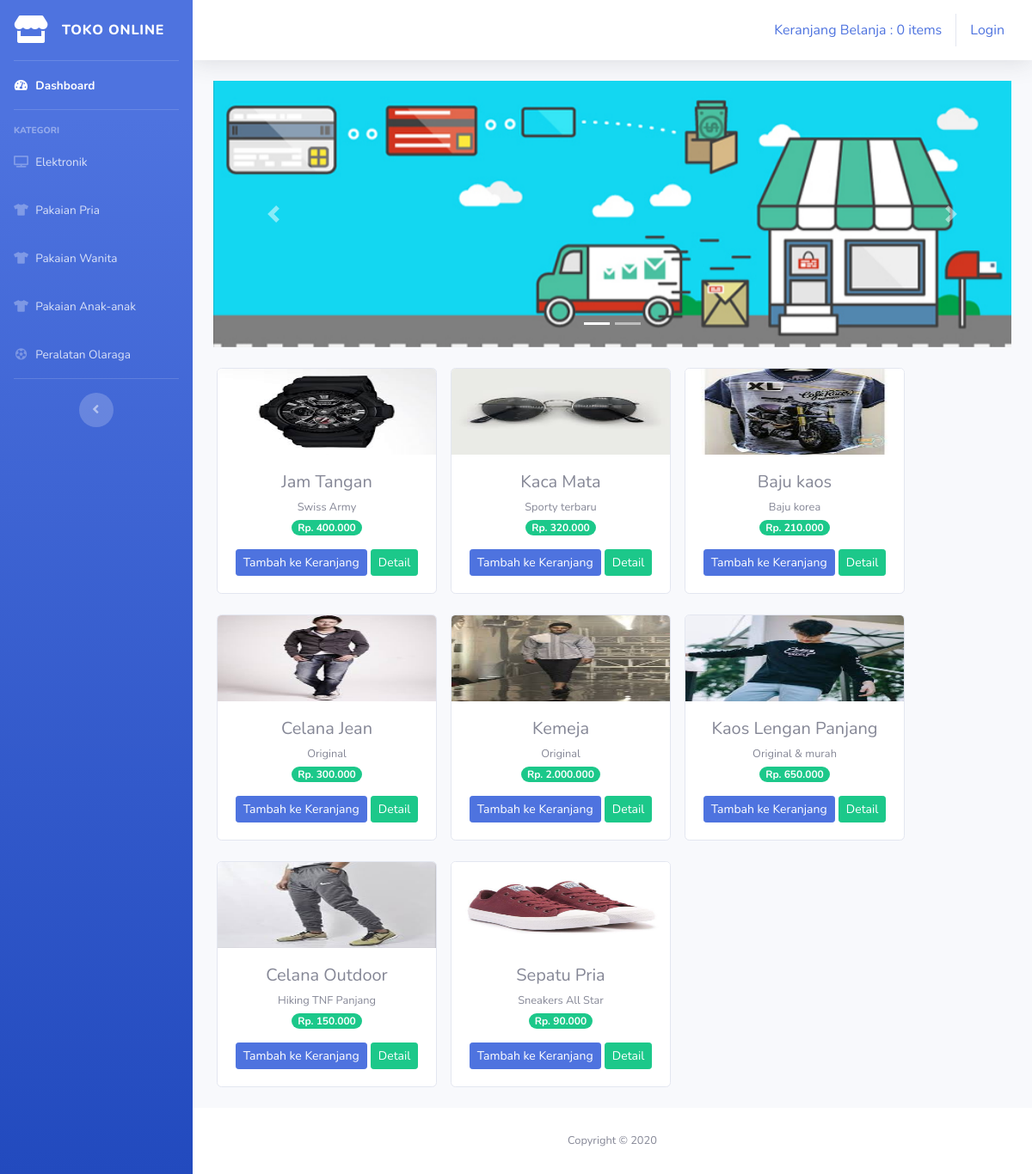
The page /index.php/kategori/pakaian_pria on the database its author committed.
### tables this page shows
CREATE TABLE `tb_barang` (
  `id_brg` int(11) NOT NULL,
  `nama_brg` varchar(70) NOT NULL,
  `keterangan` varchar(200) NOT NULL,
  `kategori` varchar(50) NOT NULL,
  `harga` int(11) NOT NULL,
  `stok` int(4) NOT NULL,
  `gambar` text NOT NULL
);

### application/controllers/kategori.php (called while the page is built, shortened)
<?php
class Kategori extends CI_Controller {
    public function pakaian_pria()
    {
        $data['pakaian_pria'] = $this->model_kategori->pakaian_pria()->result();
        $this->load->view('templates/header');
        $this->load->view('templates/sidebar');
        $this->load->view('pakaian_pria', $data);
        $this->load->view('templates/footer');
    }
}

### index.php (called while the page is built, shortened)
<?php
require_once BASEPATH.'core/CodeIgniter.php';

### application/models/model_kategori.php (called while the page is built, shortened)
<?php
class Model_kategori extends CI_Model {
    public function pakaian_pria()
    {
        return $this->db->get_where('tb_barang', ['kategori' => 'Pakaian Pria']);
    }
}

### application/views/pakaian_pria.php (the view, shortened to what this page needs)
<div class="container-fluid">
    <div id="carouselExampleIndicators" class="carousel slide" data-ride="carousel">
    <ol class="carousel-indicators">
        <li data-target="#carouselExampleIndicators" data-slide-to="0" class="active"></li>
        <li data-target="#carouselExampleIndicators" data-slide-to="1"></li>
    </ol>
    <div class="carousel-inner">
        <div class="carousel-item active">
        <img src="<?= base_url('assets/img/slider/slider1.jpg'); ?>" class="d-block w-100" alt="...">
        </div>
    </div>
    <a class="carousel-control-prev" href="#carouselExampleIndicators" role="button" data-slide="prev">
        <span class="carousel-control-prev-icon" aria-hidden="true"></span>
    </a>
    <a class="carousel-control-next" href="#carouselExampleIndicators" role="button" data-slide="next">
        <span class="carousel-control-next-icon" aria-hidden="true"></span>
    </a>
    </div>
    <div class="row text-center mt-4">
        <?php foreach ($pakaian_pria as $brg) :?>
            <div class="card ml-3 mb-4" style="width: 16rem;">
                <img src="<?= base_url().'assets/img/'.$brg->gambar ?>" class="card-img-top" width="50px" height="100px">
                <div class="card-body">
                    <h5 class="card-title mb-1"><?= $brg->nama_brg ?></h5>
                    <small><?= $brg->keterangan ?></small><br>
                    <span class="badge badge-pill badge-success mb-3">Rp. <?= number_format($brg->harga, 0, ',','.'); ?></span>
                    <?= anchor('dashboard/tambah_ke_keranjang/'.$brg->id_brg, '<div class="btn btn-sm btn-primary">Tambah ke Keranjang</div>'); ?>
                    <?= anchor('dashboard/detail/'.$brg->id_brg, '<div class="btn btn-sm btn-success">Detail</div>'); ?>
                </div>
                </div>
        <?php endforeach; ?>
    </div>
</div>

### rows shown on the page
tb_barang: gambar (picture), nama_brg "Jam Tangan", keterangan "Swiss Army", harga "400.000", id_brg "Tambah ke Keranjang", id_brg "Detail"
tb_barang: gambar (picture), nama_brg "Kaca Mata", keterangan "Sporty terbaru", harga "320.000", id_brg "Tambah ke Keranjang", id_brg "Detail"
tb_barang: gambar (picture), nama_brg "Baju kaos", keterangan "Baju korea", harga "210.000", id_brg "Tambah ke Keranjang", id_brg "Detail"
tb_barang: gambar (picture), nama_brg "Celana Jean", keterangan "Original", harga "300.000", id_brg "Tambah ke Keranjang", id_brg "Detail"
tb_barang: gambar (picture), nama_brg "Kemeja", keterangan "Original", harga "2.000.000", id_brg "Tambah ke Keranjang", id_brg "Detail"
tb_barang: gambar (picture), nama_brg "Kaos Lengan Panjang", keterangan "Original & murah", harga "650.000", id_brg "Tambah ke Keranjang", id_brg "Detail"
tb_barang: gambar (picture), nama_brg "Celana Outdoor", keterangan "Hiking TNF Panjang", harga "150.000", id_brg "Tambah ke Keranjang", id_brg "Detail"
tb_barang: gambar (picture), nama_brg "Sepatu Pria", keterangan "Sneakers All Star", harga "90.000", id_brg "Tambah ke Keranjang", id_brg "Detail"

### other values the page prints
anchor('dashboard/detail_keranjang', $keranjang) "Keranjang Belanja : 0 items"
anchor('auth/login','Login') "Login"
